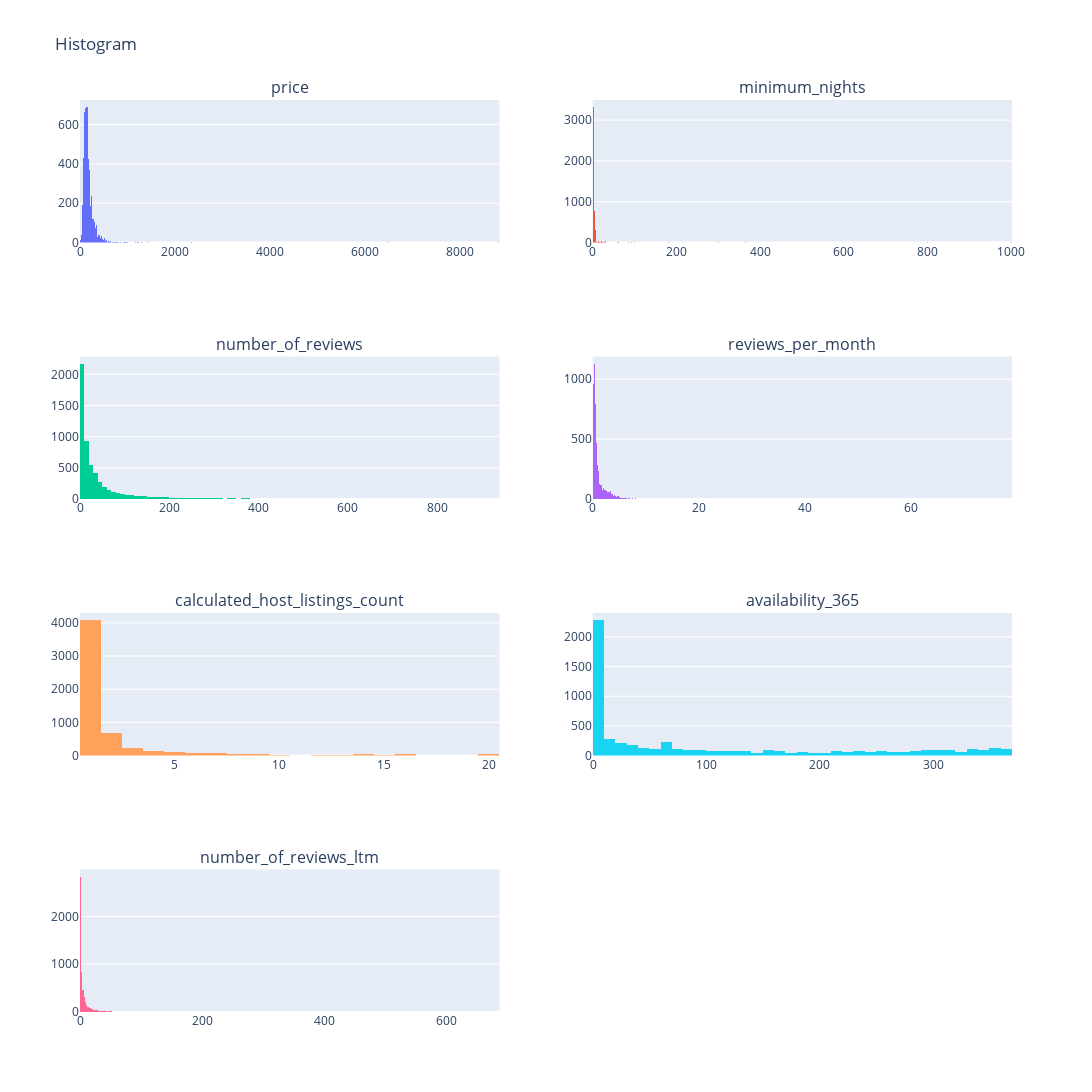

The cell this chart's notebook holds for it:
### Code cell
# Histograms
histograms = create_subplots(df_listings, plot_type="histogram", exclude_cols=["latitude", "longitude"])
histograms.show()

### Figure 1 — Plotly figure (JSON) as saved in the notebook; plotly's stock layout.template omitted (floating-point values rounded to 4 significant figures; data arrays with more than 128 entries replaced by an {"elided": "..."} marker saying what was removed)
{"data": [{"name": "price", "x": {"elided": "5732 int values"}, "type": "histogram", "xaxis": "x", "yaxis": "y"}, {"name": "minimum_nights", "x": {"elided": "5732 int values"}, "type": "histogram", "xaxis": "x2", "yaxis": "y2"}, {"name": "number_of_reviews", "x": {"elided": "5732 int values"}, "type": "histogram", "xaxis": "x3", "yaxis": "y3"}, {"name": "reviews_per_month", "x": {"elided": "5732 float values"}, "type": "histogram", "xaxis": "x4", "yaxis": "y4"}, {"name": "calculated_host_listings_count", "x": {"elided": "5732 int values"}, "type": "histogram", "xaxis": "x5", "yaxis": "y5"}, {"name": "availability_365", "x": {"elided": "5732 int values"}, "type": "histogram", "xaxis": "x6", "yaxis": "y6"}, {"name": "number_of_reviews_ltm", "x": {"elided": "5732 int values"}, "type": "histogram", "xaxis": "x7", "yaxis": "y7"}], "layout": {"xaxis": {"anchor": "y", "domain": [0.0, 0.45]}, "yaxis": {"anchor": "x", "domain": [0.8438, 1.0]}, "xaxis2": {"anchor": "y2", "domain": [0.55, 1.0]}, "yaxis2": {"anchor": "x2", "domain": [0.8438, 1.0]}, "xaxis3": {"anchor": "y3", "domain": [0.0, 0.45]}, "yaxis3": {"anchor": "x3", "domain": [0.5625, 0.7188]}, "xaxis4": {"anchor": "y4", "domain": [0.55, 1.0]}, "yaxis4": {"anchor": "x4", "domain": [0.5625, 0.7188]}, "xaxis5": {"anchor": "y5", "domain": [0.0, 0.45]}, "yaxis5": {"anchor": "x5", "domain": [0.2812, 0.4375]}, "xaxis6": {"anchor": "y6", "domain": [0.55, 1.0]}, "yaxis6": {"anchor": "x6", "domain": [0.2812, 0.4375]}, "xaxis7": {"anchor": "y7", "domain": [0.0, 0.45]}, "yaxis7": {"anchor": "x7", "domain": [0.0, 0.1562]}, "xaxis8": {"anchor": "y8", "domain": [0.55, 1.0]}, "yaxis8": {"anchor": "x8", "domain": [0.0, 0.1562]}, "annotations": [{"font": {"size": 16}, "showarrow": false, "text": "price", "x": 0.225, "xanchor": "center", "xref": "paper", "y": 1.0, "yanchor": "bottom", "yref": "paper"}, {"font": {"size": 16}, "showarrow": false, "text": "minimum_nights", "x": 0.775, "xanchor": "center", "xref": "paper", "y": 1.0, "yanchor": "bottom", "yref": "paper"}, {"font": {"size": 16}, "showarrow": false, "text": "number_of_reviews", "x": 0.225, "xanchor": "center", "xref": "paper", "y": 0.7188, "yanchor": "bottom", "yref": "paper"}, {"font": {"size": 16}, "showarrow": false, "text": "reviews_per_month", "x": 0.775, "xanchor": "center", "xref": "paper", "y": 0.7188, "yanchor": "bottom", "yref": "paper"}, {"font": {"size": 16}, "showarrow": false, "text": "calculated_host_listings_count", "x": 0.225, "xanchor": "center", "xref": "paper", "y": 0.4375, "yanchor": "bottom", "yref": "paper"}, {"font": {"size": 16}, "showarrow": false, "text": "availability_365", "x": 0.775, "xanchor": "center", "xref": "paper", "y": 0.4375, "yanchor": "bottom", "yref": "paper"}, {"font": {"size": 16}, "showarrow": false, "text": "number_of_reviews_ltm", "x": 0.225, "xanchor": "center", "xref": "paper", "y": 0.1562, "yanchor": "bottom", "yref": "paper"}], "title": {"text": "Histogram"}, "showlegend": false, "height": 1200, "width": 1400}}
